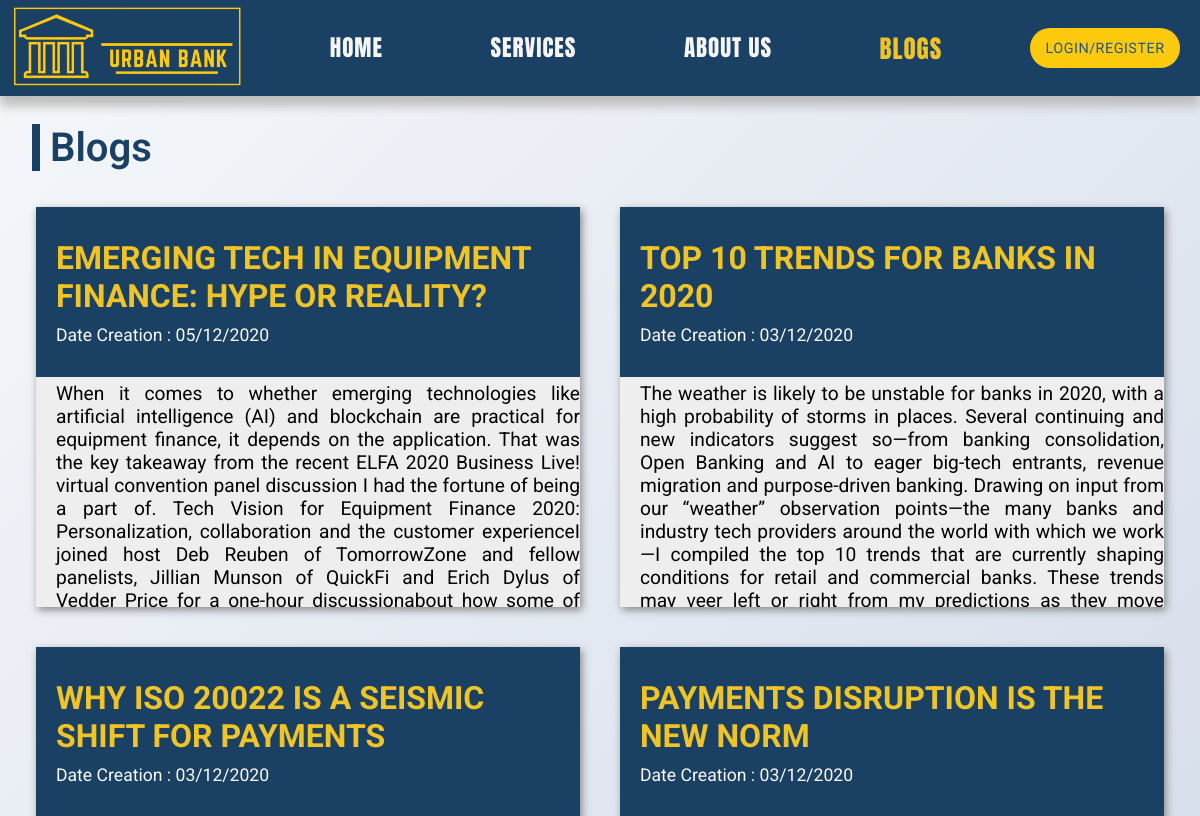
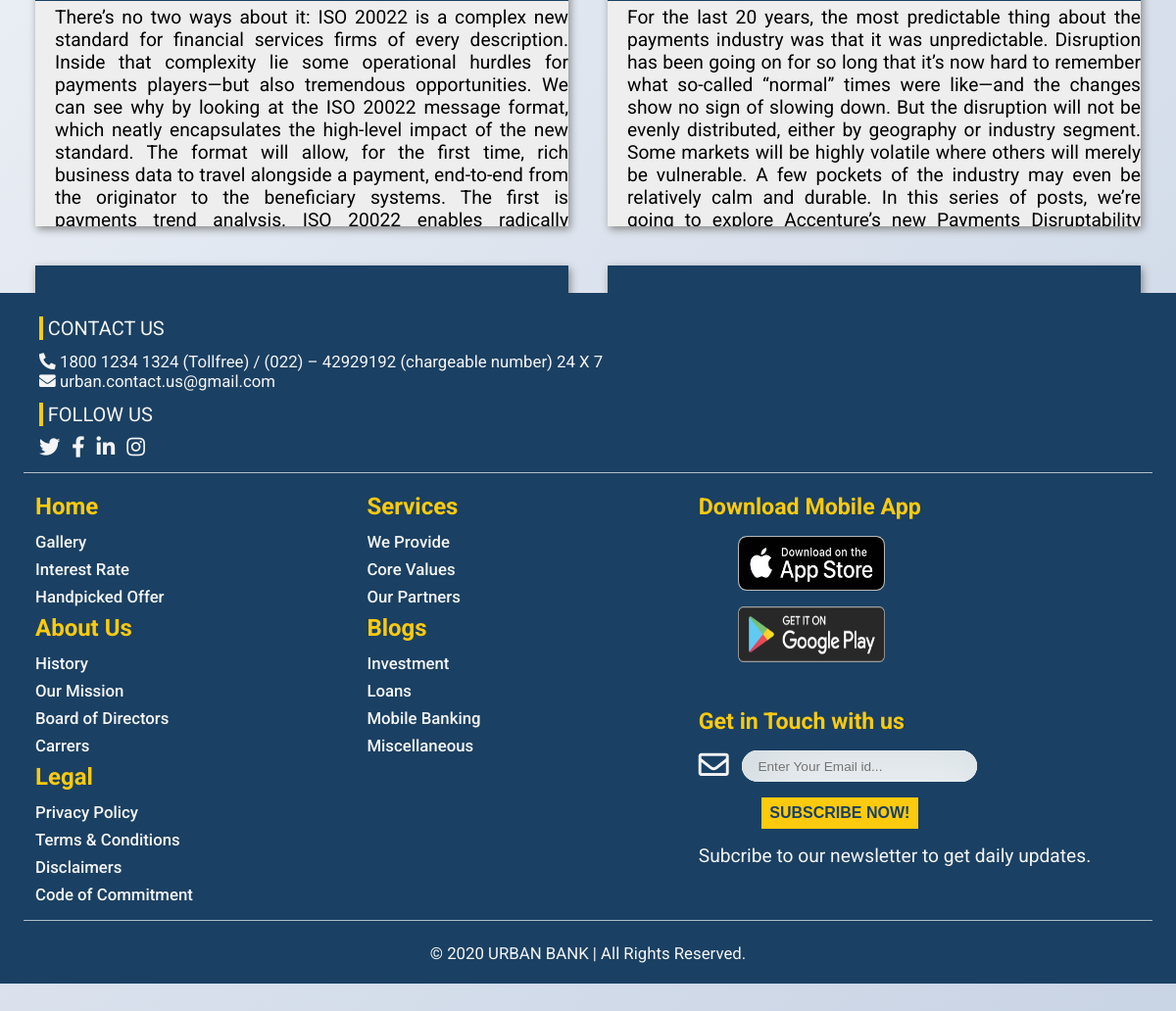
/blogs.php, run on the app's committed database (2 pictures, top to bottom).
### tables this page shows
CREATE TABLE `blog` (
  `blog_id` int(255) NOT NULL,
  `blog_title` varchar(255) NOT NULL,
  `created` datetime NOT NULL
);

CREATE TABLE `blog_body` (
  `blog_id` int(11) NOT NULL,
  `blog_detail` text NOT NULL
);

### blogs.php (the view, shortened to what this page needs)
<?php
    include "./Includes/Database-Connection/db-connection-inc.php";
?>
<!DOCTYPE html>
<html lang="en">
<head>
    <link rel="stylesheet" href="./Assets/Modules/Styles/icons.css">
    <link rel="stylesheet" href="./Assets/Modules/Styles/main.css">
    <link rel="stylesheet" href="https://cdnjs.cloudflare.com/ajax/libs/font-awesome/5.15.1/css/all.min.css">
</head>
<body>
<div id="services-container">
    <div id="services-main">
    <nav>
        <div class="logo">
            <a href="./index.php"><img src="./Assets/Images/Bank_Logo/urban_bank_logo.png" title="Urban Bank" alt="Bank Logo"></a>
        </div>
        <ul class="nav-links">
            <li>
                <a href="./index.php" >Home</a>
            </li>
            <li>
                <a  href="./services.php">Services</a>
            </li>
            <li>
                <a  href="./about-us.php">About Us</a>
            </li>
            <li>
                <a class="current" href=".blogs.php">Blogs</a>
            </li>
        </ul>
            <ul class="login-register-button">
            <li>
                <a href="./user-login.php" >
                    <button>LOGIN/REGISTER</button>
                </a>
            </li>
        </ul>
    </nav>
    <div class="about-us-title">Blogs</div>
    <div class="blog-flex-container">
        <?php
            $sql0 = "SELECT blog_id, blog_title, created FROM blog ORDER BY created DESC";
            $result = $conn->query($sql0);
            if ($result->num_rows > 0) {
            while($row = $result->fetch_assoc()) {
                $blog_id = $row["blog_id"];
                $sql1 = "SELECT blog_detail FROM blog_body WHERE blog_id=$blog_id";
                $result1 = $conn->query($sql1); ?>
                <div class="blog-flex-item">
                    <div class="blog-flex-container-title">
                        <h1 id="blog_title"><?php echo $row["blog_title"] . "<br>"; ?></h1>
                    </div>
                    <div class="blog-flex-container-title">
                        <p id="date"><?php echo "Date Creation : " .
                            date("d/m/Y", strtotime($row["created"])); ?></p>
                    </div>
                    <div class="blog-flex-container-body">
                        <p id="blog_detail"><?php while($row1 = $result1->fetch_assoc()) {
                            echo $row1["blog_detail"]; } ?></p>
                    </div>
                </div>
            <?php }
            } else {
                echo "No news available ! Please post some.";
            }
        ?>
    </div>
    </div>
 </div>
<footer id="main-footer">
    <div class="contact-follow-container">
            <div class="contact-us-container">
                <div class="contact-us-title">
                    CONTACT US
                </div>
                <div class="contact-us-details">
                    <span class="phone-no">
                    <i class="fas fa-phone-alt"></i>
                        1800 1234 1324 (Tollfree) / (022) – 42929192 (chargeable number) 24 X 7
                    </span>
                    <span class="contact-us-mail">
                    <i class="fas fa-envelope"></i>
                    urban.contact.us@gmail.com
                    </span>
                </div>
            </div>
            <div class="follow-us-container">
                <div class="follow-us-title">
                    FOLLOW US
                </div>
                <div class="social-icons">
                <i class="fab fa-twitter fa-lg" title="Twitter"></i>
                <i class="fab fa-facebook-f fa-lg" title="Facebook"></i>
                <i class="fab fa-linkedin-in fa-lg" title="LinkedIn"></i>
                <i class="fab fa-instagram fa-lg" title="Instagram"></i>
                </div>
            </div>
    </div>
    <div class="footer-body-container">
        <div class="quick-links-container">
            <ul>
                <li class="quick-links-title">Home</li>
                <li class="quick-links-content">Gallery</li>
                <li class="quick-links-content">Interest Rate</li>
                <li class="quick-links-content">Handpicked Offer</li>
            </ul>
            <ul>
                <li class="quick-links-title">Services</li>
                <li class="quick-links-content">We Provide</li>
                <li class="quick-links-content">Core Values</li>
                <li class="quick-links-content">Our Partners</li>
            </ul>
            <ul>
                <li class="quick-links-title">About Us</li>
                <li class="quick-links-content">History</li>
                <li class="quick-links-content">Our Mission</li>
                <li class="quick-links-content">Board of Directors</li>
                <li class="quick-links-content">Carrers</li>
            </ul>
            <ul>
                <li class="quick-links-title">Blogs</li>
                <li class="quick-links-content">Investment</li>
                <li class="quick-links-content">Loans</li>
                <li class="quick-links-content">Mobile Banking</li>
                <li class="quick-links-content">Miscellaneous</li>
            </ul>
            <ul>
                <li class="quick-links-title">Legal</li>
                <li class="quick-links-content">Privacy Policy</li>
                <li class="quick-links-content">Terms & Conditions</li>
                <li class="quick-links-content">Disclaimers</li>
                <li class="quick-links-content">Code of Commitment</li>
            </ul>
        </div>
        <div class="get-app-container">
            Download Mobile App
            <img src="./Assets/Images/Website-Footer/app-store-badge.png" alt="">
            <img src="./Assets/Images/Website-Footer/play-store-badge.png" alt="">
        </div>
        <div class="newsletter-container">
            Get in Touch with us
            <form action="/" method="get">
            <div class="subscribe-form">
                    <label for="subscribe">
                        <i class="far fa-envelope fa-lg"></i>
                    </label>
                    <input type="email" id="subscribe" name="subscribe" placeholder="Enter Your Email id..." required>
            </div>
            <div class="subscribe-button">
            <button type="submit">
                Subscribe Now!
            </button>
            </div>
            </form>
            <span>
                Subcribe to our newsletter to get daily updates.
            </span>
        </div>
    </div>
    <div class="footer-bottom-container">
            &copy; 2020 URBAN BANK | All Rights Reserved.
    </div>
</footer>
</body>
</html>

### data on the page
blog: blog_title "EMERGING TECH IN EQUIPMENT FINANCE: HYPE OR REALITY?", created "05/12/2020"
blog_body: blog_detail "When it comes to whether emerging technologies like artificial intelligence (AI) and blockchain are practical for equipment finance, it depends on the application. That was the key takeaway from the recent ELFA 2020 Business Live! virtual convention panel discussion I had the fortune of being a part of. Tech Vision for Equipment Finance 2020: Personalization, collaboration and the customer experienceI joined host Deb Reuben of TomorrowZone and fellow panelists, Jillian Munson of QuickFi and Erich Dylus of Vedder Price for a one-hour discussionabout how some of…"
blog: blog_title "TOP 10 TRENDS FOR BANKS IN 2020", created "03/12/2020"
blog_body: blog_detail "The weather is likely to be unstable for banks in 2020, with a high probability of storms in places. Several continuing and new indicators suggest so—from banking consolidation, Open Banking and AI to eager big-tech entrants, revenue migration and purpose-driven banking. Drawing on input from our “weather” observation points—the many banks and industry tech providers around the world with which we work—I compiled the top 10 trends that are currently shaping conditions for retail and commercial banks. These trends may veer left or right from my predictions as they move…"
blog: blog_title "WHY ISO 20022 IS A SEISMIC SHIFT FOR PAYMENTS", created "03/12/2020"
blog_body: blog_detail "There’s no two ways about it: ISO 20022 is a complex new standard for financial services firms of every description. Inside that complexity lie some operational hurdles for payments players—but also tremendous opportunities. We can see why by looking at the ISO 20022 message format, which neatly encapsulates the high-level impact of the new standard. The format will allow, for the first time, rich business data to travel alongside a payment, end-to-end from the originator to the beneficiary systems. The first is payments trend analysis. ISO 20022 enables radically…"
blog: blog_title "PAYMENTS DISRUPTION IS THE NEW NORM", created "03/12/2020"
blog_body: blog_detail "For the last 20 years, the most predictable thing about the payments industry was that it was unpredictable. Disruption has been going on for so long that it’s now hard to remember what so-called “normal” times were like—and the changes show no sign of slowing down. But the disruption will not be evenly distributed, either by geography or industry segment. Some markets will be highly volatile where others will merely be vulnerable. A few pockets of the industry may even be relatively calm and durable. In this series of posts, we’re going to explore Accenture’s new Payments Disruptability…"
